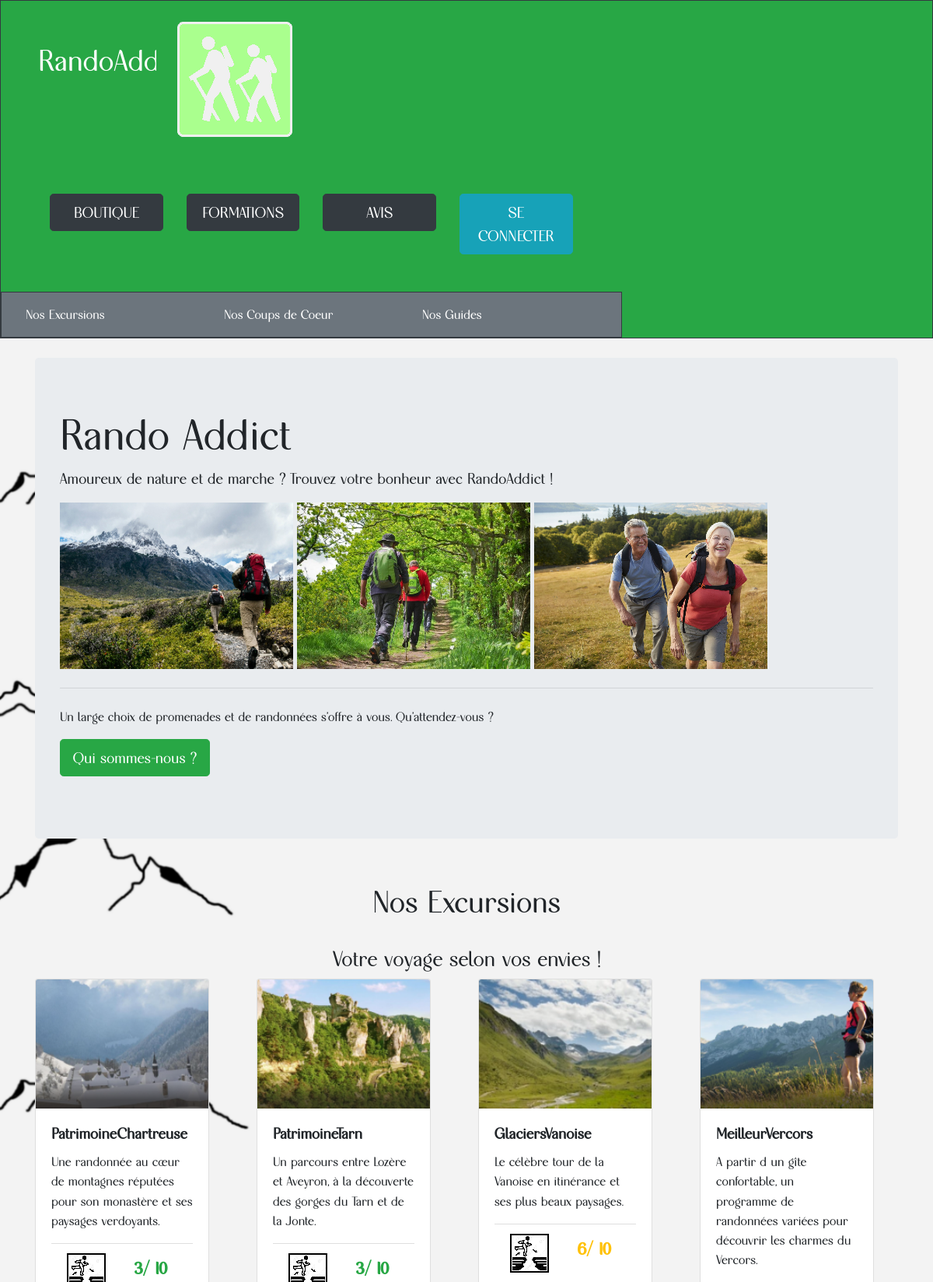
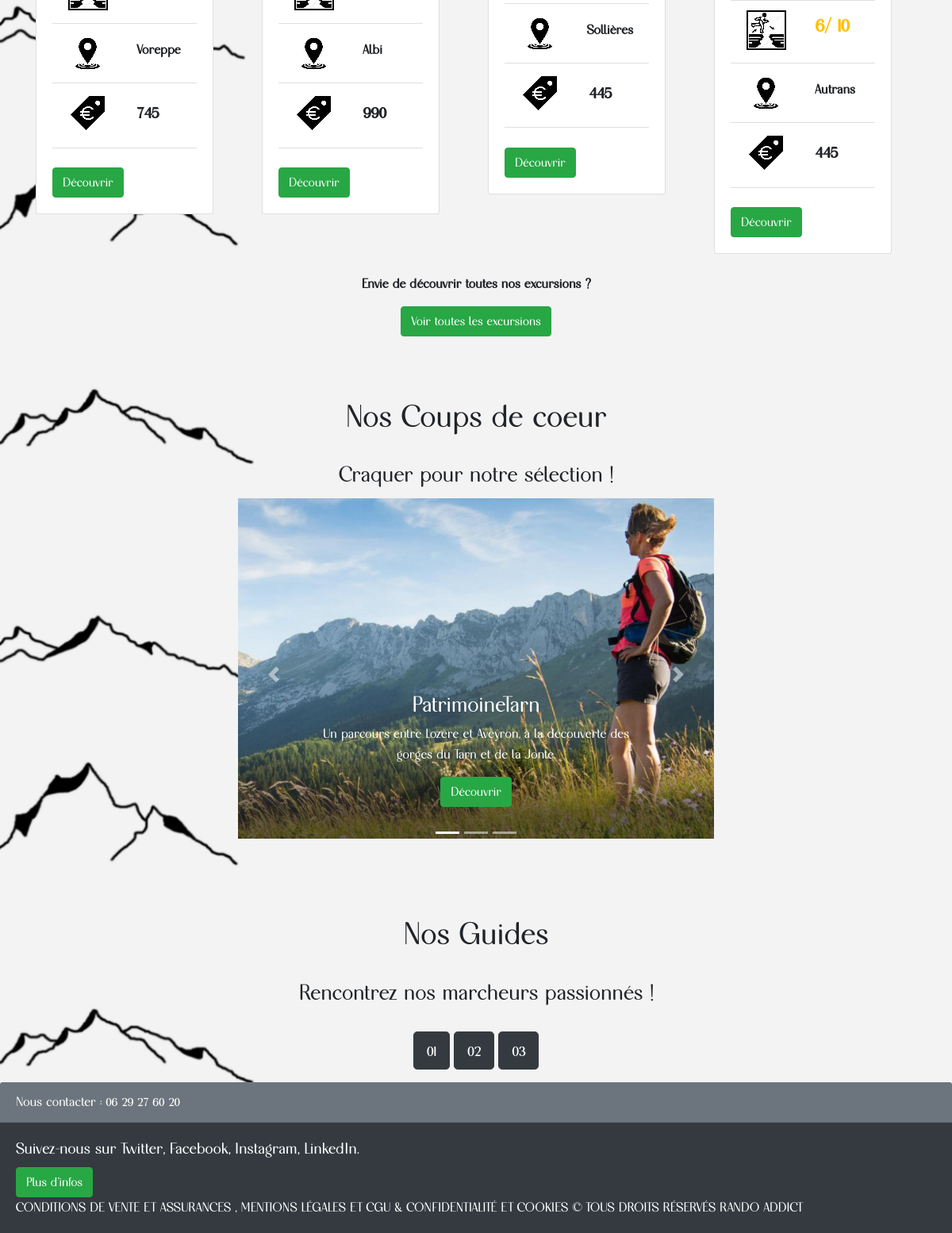
The page / on the database its author committed (2 pictures, top to bottom).
### tables this page shows
CREATE TABLE IF NOT EXISTS `excursion` (
  `Id_Excursion` decimal(10,0) NOT NULL,
  `Nom` varchar(99) NOT NULL,
  `Description` varchar(254) NOT NULL,
  `Tarif` decimal(10,0) NOT NULL,
  `Capacite` decimal(10,0) NOT NULL,
  `Difficulte` decimal(10,0) NOT NULL,
  `Terrain` enum('foret','marais','montagne','urbain','mer','desert') NOT NULL,
  `Lieu_Debut` decimal(10,0) NOT NULL,
  `Lieu_Fin` decimal(10,0) NOT NULL,
  PRIMARY KEY (`Id_Excursion`),
  KEY `Lieu_Debut` (`Lieu_Debut`),
  KEY `Lieu_Fin` (`Lieu_Fin`)
);

CREATE TABLE IF NOT EXISTS `lieu` (
  `Id_Lieu` decimal(10,0) NOT NULL,
  `Ville` varchar(99) NOT NULL,
  `CP` decimal(10,0) NOT NULL,
  `Region` varchar(99) NOT NULL,
  `Latitude` decimal(10,0) DEFAULT NULL,
  `Longitude` decimal(10,0) DEFAULT NULL,
  `Altitude` decimal(10,0) DEFAULT NULL,
  PRIMARY KEY (`Id_Lieu`),
  UNIQUE KEY `Ville` (`Ville`),
  UNIQUE KEY `CP` (`CP`)
);

### index.php (the view, shortened to what this page needs)
<?php
$id_utilisateur = -1;
$PDO = new PDO('mysql:host=localhost;dbname=rando_addicts', 'root', '');
$pdoStat = $PDO->prepare("SELECT * FROM excursion");
$executeIsOk = $pdoStat->execute();
$excursions = $pdoStat->fetchAll();
$pdoStat = $PDO->prepare("SELECT COUNT(Id_Excursion) FROM excursion");
$executeIsOk = $pdoStat->execute();
$nb_excursions = $pdoStat->fetch();
$tab_alea = array(-1, -1, -1, -1);
$nb_alea = -1;
for ($i=0; $i < 4; $i++) {
	while($nb_alea == $tab_alea[0] || $nb_alea == $tab_alea[1] || $nb_alea == $tab_alea[2] || $nb_alea == $tab_alea[3]) {
		$nb_alea = rand(0, $nb_excursions[0] - 1);
	}
	$tab_alea[$i] = $nb_alea;
}
$pdoStat = $PDO->prepare("SELECT ville, id_excursion FROM excursion INNER JOIN lieu ON excursion.Lieu_Debut = lieu.Id_Lieu ORDER BY id_excursion;");
$executeIsOk = $pdoStat->execute();
$lieu_debut = $pdoStat->fetchAll();
$pdoStat = $PDO->prepare("SELECT * FROM excursion ORDER BY id_excursion DESC LIMIT 3;");
$executeIsOk = $pdoStat->execute();
$coups_de_coeur = $pdoStat->fetchAll();
?>
<!DOCTYPE html>
<html>
<head>
	<link rel="stylesheet" type="text/css" href=https://stackpath.bootstrapcdn.com/bootstrap/4.3.1/css/bootstrap.min.css>
	<link rel="stylesheet" type="text/css" href="RandoAddictStyle.css"/>
</head>
<body>
	<div class="container-fluid" id="headband">
		<div class="row border border-dark bg-success">
			<div class="col-lg-2 col-md-1 bg-success p-5">
				<p id="title_RandoAddict"> RandoAddict</p>
			</div>
			<div class="col bg-success p-4">
				<img src="img/LogoRA.png" loading="lazy" alt="logoRA">
			</div>
			<div class="col-lg-8 col-md-6 col-sm-4">
				<div class="row justify-content-around bg-success p-5">
					<div class="col">
						<a href="boutique.html" class="btn btn-dark btn-lg btn-block" >BOUTIQUE</a>
					</div>
					<div class="col">
						<a href="formations.html" class="btn btn-dark btn-lg btn-block" >FORMATIONS</a>
					</div>
					<div class="col">
						<a href="avis.html" class="btn btn-dark btn-lg btn-block" >AVIS</a>
					</div>
					<div class="col">
						<?php
							if($id_utilisateur != -1)
							{
								echo "<a href='deconnexion.php' class='btn btn-info btn-lg btn-block' >DECONNEXION</a>";
							}
							else
							{
								echo "<a href='connexion.php' class='btn btn-info btn-lg btn-block' >SE CONNECTER</a>";
							}
						?>
					</div>
				</div>
				<div class="row justify-content-around bg-secondary p-3 border border-dark">
					<div class="col">
						<a href="#nos_excursions" class="link-light text-white">Nos Excursions</a>
					</div>
					<div class="col">
						<a href="#nos_coupsdecoeur" class="link-light text-white">Nos Coups de Coeur</a>
					</div>
					<div class="col">
						<a href="#nos_guides" class="link-light text-white">Nos Guides</a>
					</div>
				</div>
			</div>
		</div>
	</div>
	<br/>
	<div class="container">
		<div class="jumbotron">
  			<h2 class="display-4">Rando Addict</h2>
  			<p class="lead">Amoureux de nature et de marche ? Trouvez votre bonheur avec RandoAddict !</p>
  			<img src="img/Rando01.png" loading="lazy" alt="rando_img01">
  			<img src="img/Rando02.png" loading="lazy" alt="rando_img02">
  			<img src="img/Rando03.png" loading="lazy" alt="rando_img03">
  			<hr class="my-4">
  			<p>Un large choix de promenades et de randonnées s'offre à vous. Qu'attendez-vous ?</p>
  			<p class="lead">
    			<a class="btn btn-success btn-lg" href="rando_addict.html" role="button">Qui sommes-nous ?</a>
  			</p>
		</div>
	</div>
	<br/>
	<h1 id="nos_excursions">Nos Excursions</h1>	<br/>
	<h3>Votre voyage selon vos envies !</h3>
	<div class="container">
		<div class="row">
			<div class="col">
				<div class="card" style="width: 14rem;">
					<?php
						$indexPhoto = $tab_alea[0] + 1;
						echo "<img class='card-img-top' src='img/Excu0" . $indexPhoto . ".png' loading='lazy' alt='Img_Card'>";
					?>
  					<div class="card-body">
    					<h5 class="card-title"><strong> <?= $excursions[$tab_alea[0]]['Nom'] ?> </strong></h5>
    					<p class="card-text"> <?= $excursions[$tab_alea[0]]['Description'] ?> </p>
    					<ul class="list-group list-group-flush">
    						<li class="list-group-item">
    							<div class="row">
    								<div class="col">
    									<img src="img/LogoDifficulte.png" alt="difficulte">
    								</div>
    								<div class="col">
    								<?php
    									if($excursions[$tab_alea[0]]['Difficulte'] <= 3) {
    										echo "<p class='difficulty text-success'>" . $excursions[$tab_alea[0]]['Difficulte'] . "/ 10 </p>";
    									} else if ($excursions[$tab_alea[0]]['Difficulte'] <= 6) {
    										echo "<p class='difficulty text-warning'>" . $excursions[$tab_alea[0]]['Difficulte'] . "/ 10 </p>";
    									} else {
    										echo "<p class='difficulty text-danger'>" . $excursions[$tab_alea[0]]['Difficulte'] . "/ 10 </p>";
    									}
    								?>
    								</div>
    							</div>
    						</li>
    						<li class="list-group-item">
    							<div class="row">
    								<div class="col">
    									<img src="img/LogoLieu.png" alt="lieu">
    								</div>
    								<div class="col">
    									<p class="location align-middle mt-2"> <?= $lieu_debut[$tab_alea[0]][0] ?> </p>
    								</div>
    							</div>
    						</li>
    						<li class="list-group-item">
    							<div class="row">
    								<div class="col">
    									<img src="img/LogoPrix.png" alt="prix">
    								</div>
    								<div class="col">
    									<p class="price align-middle mt-2"> <?= $excursions[$tab_alea[0]]['Tarif'] ?> </p>
    								</div>
    							</div>
    						</li>
  						</ul>
    					</br><a href="excursions.php" class="btn btn-success">Découvrir</a>
  					</div>
				</div>
			</div>
			<div class="col">
				<div class="card" style="width: 14rem;">
  					<?php
						$indexPhoto = $tab_alea[1] + 1;
						echo "<img class='card-img-top' src='img/Excu0" . $indexPhoto . ".png' loading='lazy' alt='Img_Card'>";
					?>
  					<div class="card-body">
    					<h5 class="card-title"><strong> <?= $excursions[$tab_alea[1]]['Nom'] ?> </strong></h5>
    					<p class="card-text"> <?= $excursions[$tab_alea[1]]['Description'] ?> </p>
    					<ul class="list-group list-group-flush">
    						<li class="list-group-item">
    							<div class="row">
    								<div class="col">
    									<img src="img/LogoDifficulte.png" alt="difficulte">
    								</div>
    								<div class="col">
    								<?php
    									if($excursions[$tab_alea[1]]['Difficulte'] <= 3) {
    										echo "<p class='difficulty text-success'>" . $excursions[$tab_alea[1]]['Difficulte'] . "/ 10 </p>";
    									} else if ($excursions[$tab_alea[1]]['Difficulte'] <= 6) {
    										echo "<p class='difficulty text-warning'>" . $excursions[$tab_alea[1]]['Difficulte'] . "/ 10 </p>";
    									} else {
    										echo "<p class='difficulty text-danger'>" . $excursions[$tab_alea[1]]['Difficulte'] . "/ 10 </p>";
    									}
    								?>
    								</div>
    							</div>
    						</li>
    						<li class="list-group-item">
    							<div class="row">
    								<div class="col">
    									<img src="img/LogoLieu.png" alt="lieu">
    								</div>
    								<div class="col">
    									<p class="location align-middle mt-2"><?= $lieu_debut[$tab_alea[1]][0] ?></p>
    								</div>
    							</div>
    						</li>
    						<li class="list-group-item">
    							<div class="row">
    								<div class="col">
    									<img src="img/LogoPrix.png" alt="prix">
    								</div>
    								<div class="col">
    									<p class="price align-middle mt-2"><?= $excursions[$tab_alea[1]]['Tarif'] ?></p>
    								</div>
    							</div>
    						</li>
  						</ul>
    					</br><a href="excursions.php" class="btn btn-success">Découvrir</a>
  					</div>
				</div>
			</div>
			<div class="col">
				<div class="card" style="width: 14rem;">
  					<?php
						$indexPhoto = $tab_alea[2] + 1;
						echo "<img class='card-img-top' src='img/Excu0" . $indexPhoto . ".png' loading='lazy' alt='Img_Card'>";
					?>
  					<div class="card-body">
    					<h5 class="card-title"><strong> <?= $excursions[$tab_alea[2]]['Nom'] ?> </strong></h5>
    					<p class="card-text"> <?= $excursions[$tab_alea[2]]['Description'] ?> </p>
    					<ul class="list-group list-group-flush">
    						<li class="list-group-item">
    							<div class="row">
    								<div class="col">
    									<img src="img/LogoDifficulte.png" alt="difficulte">
    								</div>
    								<div class="col">
    								<?php
    									if($excursions[$tab_alea[2]]['Difficulte'] <= 3) {
    										echo "<p class='difficulty text-success'>" . $excursions[$tab_alea[2]]['Difficulte'] . "/ 10 </p>";
    									} else if ($excursions[$tab_alea[2]]['Difficulte'] <= 6) {
    										echo "<p class='difficulty text-warning'>" . $excursions[$tab_alea[2]]['Difficulte'] . "/ 10 </p>";
    									} else {
    										echo "<p class='difficulty text-danger'>" . $excursions[$tab_alea[2]]['Difficulte'] . "/ 10 </p>";
    									}
    								?>
    								</div>
    							</div>
    						</li>
    						<li class="list-group-item">
    							<div class="row">
    								<div class="col">
    									<img src="img/LogoLieu.png" alt="lieu">
    								</div>
    								<div class="col">
    									<p class="location align-middle mt-2"><?= $lieu_debut[$tab_alea[2]][0] ?></p>
    								</div>
    							</div>
    						</li>
    						<li class="list-group-item">
    							<div class="row">
    								<div class="col">
    									<img src="img/LogoPrix.png" alt="prix">
    								</div>
    								<div class="col">
    									<p class="price align-middle mt-2"><?= $excursions[$tab_alea[2]]['Tarif'] ?></p>
    								</div>
    							</div>
    						</li>
  						</ul>
    					</br><a href="excursions.php" class="btn btn-success">Découvrir</a>
  					</div>
				</div>
			</div>
			<div class="col">
				<div class="card" style="width: 14rem;">
  					<?php
						$indexPhoto = $tab_alea[3] + 1;
						echo "<img class='card-img-top' src='img/Excu0" . $indexPhoto . ".png' loading='lazy' alt='Img_Card'>";
					?>
  					<div class="card-body">
    					<h5 class="card-title"><strong> <?= $excursions[$tab_alea[3]]['Nom'] ?> </strong></h5>
    					<p class="card-text"> <?= $excursions[$tab_alea[3]]['Description'] ?> </p>
    					<ul class="list-group list-group-flush">
    						<li class="list-group-item">
    							<div class="row">
    								<div class="col">
    									<img src="img/LogoDifficulte.png" alt="difficulte">
    								</div>
    								<div class="col">
    								<?php
    									if($excursions[$tab_alea[3]]['Difficulte'] <= 3) {
    										echo "<p class='difficulty text-success'>" . $excursions[$tab_alea[3]]['Difficulte'] . "/ 10 </p>";
    									} else if ($excursions[$tab_alea[3]]['Difficulte'] <= 6) {
    										echo "<p class='difficulty text-warning'>" . $excursions[$tab_alea[3]]['Difficulte'] . "/ 10 </p>";
    									} else {
    										echo "<p class='difficulty text-danger'>" . $excursions[$tab_alea[3]]['Difficulte'] . "/ 10 </p>";
    									}
    								?>
    								</div>
    							</div>
    						</li>
    						<li class="list-group-item">
    							<div class="row">
    								<div class="col">
    									<img src="img/LogoLieu.png" alt="lieu">
    								</div>
    								<div class="col">
    									<p class="location align-middle mt-2"><?= $lieu_debut[$tab_alea[3]][0] ?></p>
    								</div>
    							</div>
    						</li>
    						<li class="list-group-item">
    							<div class="row">
    								<div class="col">
    									<img src="img/LogoPrix.png" alt="prix">
    								</div>
    								<div class="col">
    									<p class="price align-middle mt-2"><?= $excursions[$tab_alea[3]]['Tarif'] ?></p>
    								</div>
    							</div>
    						</li>
  						</ul>
    					</br><a href="excursions.php" class="btn btn-success">Découvrir</a>
  					</div>
				</div>
			</div>
		</div>
	</div> <br/>
	<div class="align">
		<p><strong>Envie de découvrir toutes nos excursions ?</strong></p>
  		<a href="excursions.html" class="btn btn-success">Voir toutes les excursions</a>
	</div> <br/> <br/> <br/>
	<h1 id="nos_coupsdecoeur">Nos Coups de coeur</h1> <br/>
	<h3>Craquer pour notre sélection !</h3>
	<div id="carouselExampleIndicators" class="carousel slide w-50 d-flex align-items-center carousel_caption" data-ride="carousel">
  		<ol class="carousel-indicators">
    		<li data-target="#carouselExampleIndicators" data-slide-to="0" class="active"></li>
    		<li data-target="#carouselExampleIndicators" data-slide-to="1"></li>
    		<li data-target="#carouselExampleIndicators" data-slide-to="2"></li>
  		</ol>
  		<div class="carousel-inner">
    		<div class="carousel-item active">
    			<?php
					$indexPhoto = 1;
					echo "<img class='d-block w-100' src='img/CoupDeCoeur0" . $indexPhoto . ".png' loading='lazy' alt='Slide'>";
				?>
      			<div class="carousel-caption d-none d-md-block">
    				<h3> <?= $coups_de_coeur[0]['Nom'] ?> </h3>
    				<p> <?= $coups_de_coeur[0]['Description'] ?> </p>
    				<a href="excursions.php" class="btn btn-success">Découvrir</a>
  				</div>
    		</div>
  		</div>
  		<a class="carousel-control-prev" href="#carouselExampleIndicators" role="button" data-slide="prev">
    		<span class="carousel-control-prev-icon" aria-hidden="true"></span>
  		</a>
  		<a class="carousel-control-next" href="#carouselExampleIndicators" role="button" data-slide="next">
    		<span class="carousel-control-next-icon" aria-hidden="true"></span>
  		</a>
	</div> <br/> <br/> <br/>
	<h1 id="nos_guides">Nos Guides</h1> <br/>
	<h3>Rencontrez nos marcheurs passionnés !</h3> <br/>
	<p class="align">
		<button class="btn btn-dark btn-lg" type="button" data-toggle="collapse" data-target="#collapseExample01" aria-expanded="false" aria-controls="collapseExample">
    		01
  		</button>
  		<button class="btn btn-dark btn-lg" type="button" data-toggle="collapse" data-target="#collapseExample02" aria-expanded="false" aria-controls="collapseExample">
    		02
  		</button>
  		<button class="btn btn-dark btn-lg" type="button" data-toggle="collapse" data-target="#collapseExample03" aria-expanded="false" aria-controls="collapseExample">
    		03
  		</button>
	</p>
	<div class="card-fluid">
  		<div class="card-header bg-secondary text-white">
    		Nous contacter : 06 29 27 60 20
  		</div>
  		<div class="card-body bg-dark text-white">
    		<h5 class="card-title">Suivez-nous sur Twitter, Facebook, Instagram, LinkedIn. </h5>
    		<a href="rando_addict.html" class="btn btn-success">Plus d'infos</a>
    		<p class="card-text">CONDITIONS DE VENTE ET ASSURANCES , MENTIONS LÉGALES ET CGU & CONFIDENTIALITÉ ET COOKIES © TOUS DROITS RÉSERVÉS RANDO ADDICT</p>
  		</div>
	</div>
</body>
</html>

### RandoAddictStyle.css (style rules this page uses)
body { font-family: Galgony; font-size : 1.05em; background-image: url("img/BgSite.png"); background-repeat: repeat; }
#headband { color : white; }
#title_RandoAddict { font-size : 2.3em; }
h1, h3, .align { text-align: center; }
.difficulty { font-size: 1.5em; font-weight: bold; }
.location { font-weight: bold; }
.price { font-size: 1.3em; font-weight: bold; }
.carousel_caption { position: relative; right: 25%; left: 25%; padding-top: 5px; padding-bottom: 20px; text-align: center; }

### rows shown on the page
excursion: Lieu_Debut.Ville "Voreppe", Lieu_Fin.Ville "Albi", Capacite.Ville "Autrans"
excursion: Nom "GlaciersVanoise", Description "Le célèbre tour de la Vanoise en itinérance et ses plus beaux paysages.", Difficulte "6", Tarif "445"
lieu: Ville "Sollières"
excursion: Nom "PatrimoineTarn", Description "Un parcours entre Lozère et Aveyron, à la découverte des gorges du Tarn et de la Jonte."

### other values the page prints
$excursions[$tab_alea[0]]['Nom'] "PatrimoineChartreuse"
$excursions[$tab_alea[0]]['Description'] "Une randonnée au cœur de montagnes réputées pour son monastère et ses paysages verdoyants."
$excursions[$tab_alea[0]]['Difficulte'] "3"
$excursions[$tab_alea[0]]['Tarif'] "745"
$excursions[$tab_alea[1]]['Nom'] "PatrimoineTarn"
$excursions[$tab_alea[1]]['Description'] "Un parcours entre Lozère et Aveyron, à la découverte des gorges du Tarn et de la Jonte."
$excursions[$tab_alea[1]]['Difficulte'] "3"
$excursions[$tab_alea[1]]['Tarif'] "990"
$excursions[$tab_alea[3]]['Nom'] "MeilleurVercors"
$excursions[$tab_alea[3]]['Description'] "A partir d un gîte confortable, un programme de randonnées variées pour découvrir les charmes du Vercors."
$excursions[$tab_alea[3]]['Difficulte'] "6"
$excursions[$tab_alea[3]]['Tarif'] "445"
